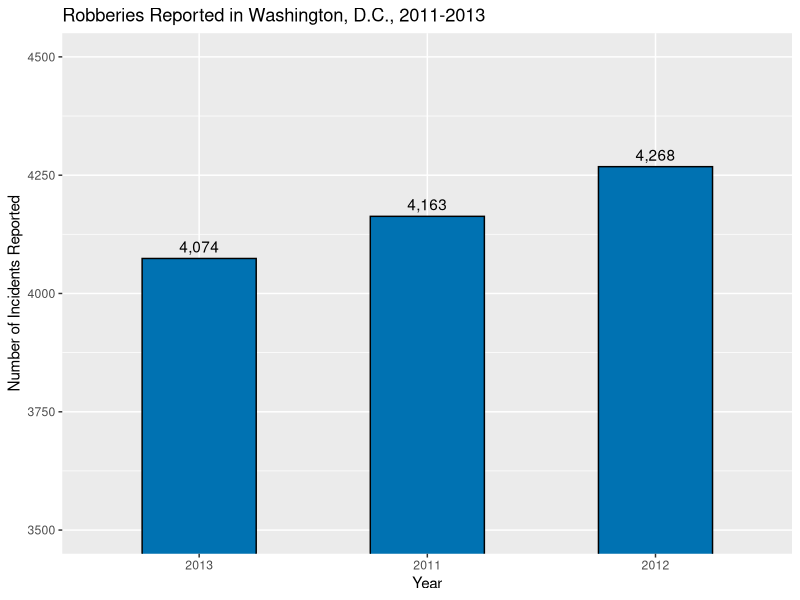

Reproduce this figure in R.
Year <- c("2011", "2012", "2013")

Number <- c(4163, 4268, 4074)

Labels <- c("4,163", "4,268", "4,074")

Colors <- c("#0072B2", "#0072B2","#0072B2")

library(ggplot2)

bar_data <- data.frame(Year,Number)

bar_dataReOrd <- reorder(Year,Number)

ggplot(bar_data, aes(x=bar_dataReOrd, y=Number))+ 
geom_bar(fill="#0072B2",colour="black", stat= "identity", width=0.5)+
geom_text(aes(x=bar_dataReOrd, y=Number, ymax=Number, label=Labels, 
	hjust=ifelse(sign(Number)>0, 0.5,1)), vjust=ifelse(sign(Number)>0,-0.5,1), 
	position = position_dodge(width=.5))+
guides(fill=FALSE)+
coord_cartesian(ylim = c(3500,4500))+
xlab("Year") + 
ylab("Number of Incidents Reported")+
ggtitle("Robberies Reported in Washington, D.C., 2011-2013")


## to make non-ordered, use aes(x=Offense, y=Number... instead
